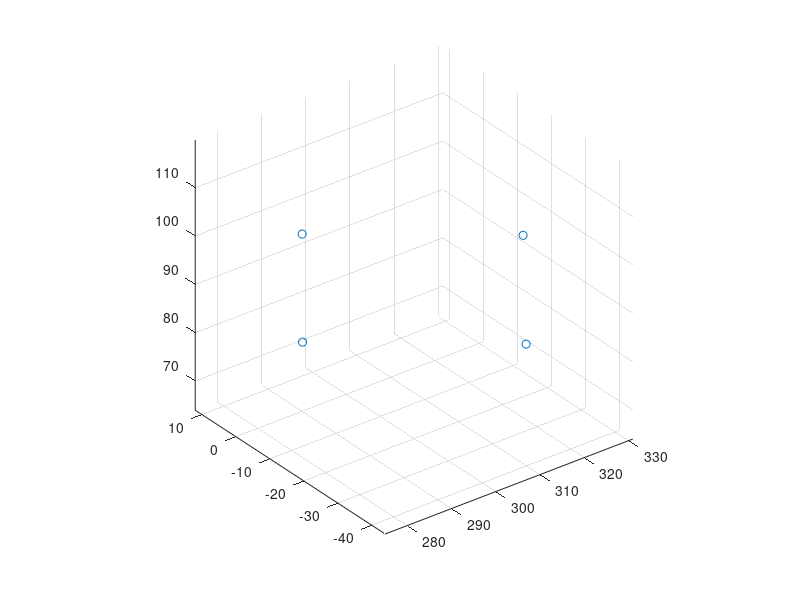

This chart was generated by the following MATLAB code: (Note: this script raises an error after producing the figure.)
clc
clear
close all
%% DataStreaming
%      ViconRealTimeSDK_WJ;
%      save('Reference_data_protonG2_150330','BufferForSave');

BufferForSave = load('Reference_data_protonG2_150330')
BufferForSave = BufferForSave.BufferForSave;

%% Calculate distance.
marker1 = BufferForSave(4:end,1:3);
marker2 = BufferForSave(4:end,4:6);
marker3 = BufferForSave(4:end,7:9);
marker4 = BufferForSave(4:end,10:12);

marker1_mean = mean(marker1,1)
marker2_mean = mean(marker2,1)
marker3_mean = mean(marker3,1)
marker4_mean = mean(marker4,1)
markers = [marker1_mean;marker2_mean;marker3_mean;marker4_mean]'
figure(1), scatter3(markers(1,:),markers(2,:),markers(3,:))
axis equal, hold on;

Dist1to2 = GetDist(marker1_mean,marker2_mean);
Dist1to3 = GetDist(marker1_mean,marker3_mean);
Dist1to4 = GetDist(marker1_mean,marker4_mean);
Dist2to3 = GetDist(marker2_mean,marker3_mean);
Dist2to4 = GetDist(marker2_mean,marker4_mean);
Dist3to4 = GetDist(marker3_mean,marker4_mean);

DistData = [Dist1to2;Dist1to3;Dist1to4;Dist2to3;Dist2to4;Dist3to4];
DistData = sort(DistData);
Dist_mean = mean(DistData(1:4));

GenerPoint_Reference = Dist_mean/2
%     GenerPoint = [Dist_mean,Dist_mean,0;...
%         Dist_mean,0,0;...
%         0,Dist_mean,0;...
%         0,0,0]'
%
GenerPoint = [Dist_mean,Dist_mean,0;...
    Dist_mean,0,0;...
    0,Dist_mean,0;...
    0,0,0]'

figure(1),scatter3(GenerPoint(1,:),GenerPoint(2,:),GenerPoint(3,:))
axis equal;




figure(1),hold on;
[Cube_point] = GenerateCube(markers);
DrawCube(Cube_point,1,'b');


[refer_Cube_point] = GenerateCube(GenerPoint);
DrawCube(refer_Cube_point,1,'r')
axis equal


%% switch.
%     figure(100), hold on;
%     view(3),grid on;
%     for hh = 1 : size(Cube_point,2)
%         scatter3(Cube_point(1,hh),Cube_point(2,hh),Cube_point(3,hh))
%         scatter3(refer_Cube_point(1,hh),refer_Cube_point(2,hh),refer_Cube_point(3,hh))
%         pause(3)
%     end

%% RelationMatrix(pinv)
Cube_Point_forinv = [Cube_point; ones(1,size(Cube_point,2))]
refer_Cube_point_forinv = [refer_Cube_point; ones(1,size(refer_Cube_point,2))]

RelationMatrix = refer_Cube_point_forinv*pinv(Cube_Point_forinv)
save('RelationMatrix','RelationMatrix');
%%

for kk = 1 : size(Cube_Point_forinv,2)
    point_transffered(1:4,kk) = RelationMatrix*Cube_Point_forinv(:,kk);
end
figure(1),hold on;
scatter3(point_transffered(1,:),point_transffered(2,:),point_transffered(3,:),'k*');




%%
clear BufferForSave
%        ViconRealTimeSDK_WJ;
%        save('motion_data_protonG2_150330','BufferForSave');
%     BufferForSave = load('motion_data_protonG2.mat')
BufferForSave = load('motion_data_protonG2_150330.mat')
BufferForSave = BufferForSave.BufferForSave;


%%
MotionData = BufferForSave;
save('Motion_data.mat','BufferForSave')

Motion_marker1 = MotionData(4:end,1:3);
Motion_marker2 = MotionData(4:end,4:6);
Motion_marker3 = MotionData(4:end,7:9);
Motion_marker4 = MotionData(4:end,10:12);


Motion_marker_data = Motion_marker2';
Motion_marker_data = [Motion_marker_data;ones(1,size(Motion_marker_data,2))]

figure(3),hold on;view(3);
scatter3(Motion_marker_data(1,:),Motion_marker_data(2,:),Motion_marker_data(3,:));
axis equal; grid on;
%%
for ii = 1 : size(Motion_marker_data,2)
    Motion_marker1_transffered(1:4,ii) = RelationMatrix*Motion_marker_data(:,ii);
end
figure(3),
scatter3(Motion_marker1_transffered(1,:),Motion_marker1_transffered(2,:),Motion_marker1_transffered(3,:),'r')
axis equal; grid on;

%% plotting

for tt = 1 : size(Motion_marker1_transffered,2)
    diff_dist(tt) =  dist3d(Motion_marker1_transffered(1:3,1),Motion_marker1_transffered(1:3,tt));
end
figure(4)
[pks,locs] = findpeaks(diff_dist)
plot(diff_dist)
pks_max = max(pks)
[max_r,max_c] = find(diff_dist == pks_max)
pks_min = min(pks)
[min_r,min_c] = find(diff_dist == pks_min)

motion_distance = abs(pks_max) + abs(pks_min)

%%

stdv_x = std(Motion_marker1_transffered(1,:))
stdv_y = std(Motion_marker1_transffered(2,:))
stdv_z = std(Motion_marker1_transffered(3,:))


stdv_x_motion = std(Motion_marker_data(1,:))
stdv_y_motion = std(Motion_marker_data(2,:))
stdv_z_motion = std(Motion_marker_data(3,:))

distance_motion = dist3d(Motion_marker1_transffered(1:3,max_c),Motion_marker1_transffered(1:3,min_c))


%%

curve_fitted_data = Motion_marker1_transffered(2,:)
axisData = [1: size(Motion_marker1_transffered,2)]
[fitresult, gof] = createFit(curve_fitted_data)
for ii = 1 : size(axisData,2)
    fitresultData(ii) = fitresult.a0 + ...
        fitresult.a1*cos(ii*fitresult.w) +...
        fitresult.b1*sin(ii*fitresult.w) + ...
        fitresult.a2*cos(2*ii*fitresult.w) + fitresult.b2*sin(2*ii*fitresult.w) +...
        fitresult.a3*cos(3*ii*fitresult.w) + fitresult.b3*sin(3*ii*fitresult.w);
end

figure(8), hold on
plot(axisData,fitresultData)
[pks,locs] = findpeaks(fitresultData)
plot(locs,pks,'or')
%
%


